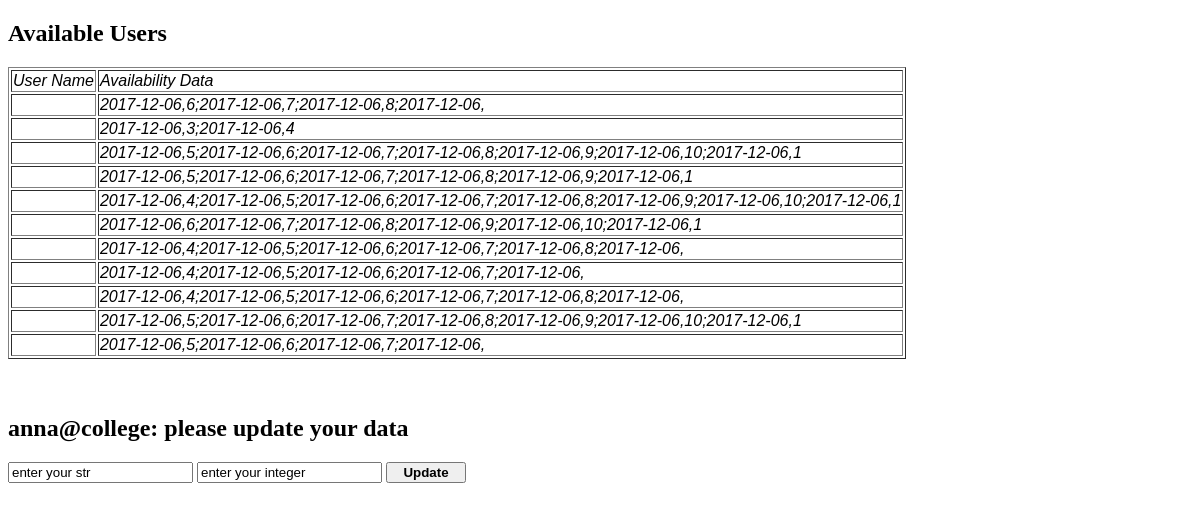
Page /manage_database (signed in) on the earlier database version.
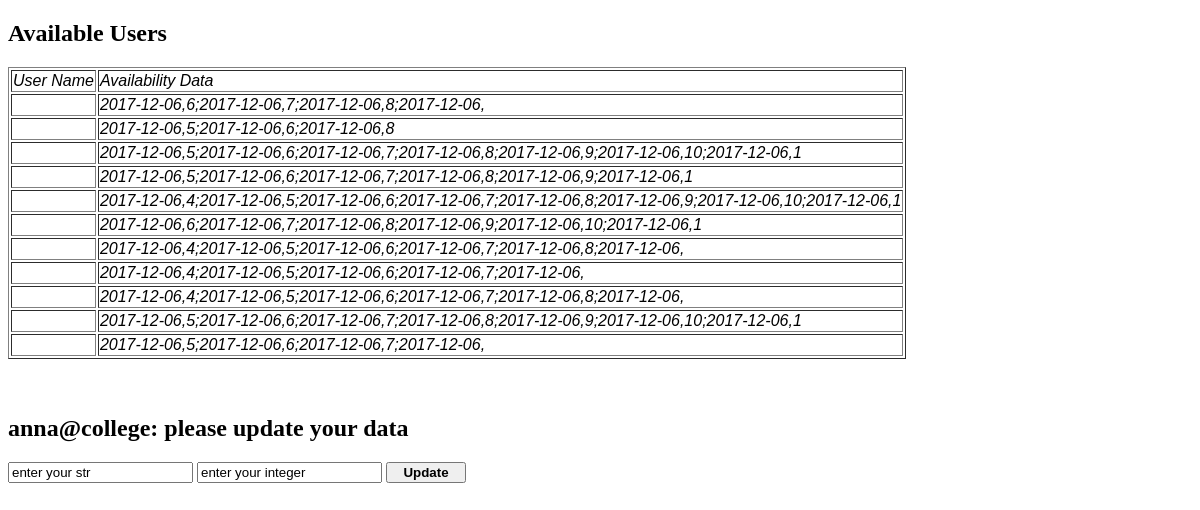
Same page on the later database version.
### user_manager.py (models this page shows)
class _Dancer(_Base):
  __tablename__ = 'dancers'
  id = Column(Integer, primary_key=True)
  username = Column(String)
  firstname = Column(String)
  lastname = Column(String)
  availability = Column(String)
  password = Column(String)
  nonharvard = Column(Boolean)
  choreographer = Column(Boolean)
  dancers = Column(String)

### views.py (the view)
@app.route("/manage_database", methods=['GET', 'POST'])
@login_required
def manage_database():
  user_id = fk.request.cookies.get('user_id')
  if fk.request.method == 'POST':
    if "update" in fk.request.form:
      user_data = {}
      user_data["firstname"] = fk.request.form["firstname"]
      user_data["lastname"]  = fk.request.form["lastname"]
      user_data["email"]  = fk.request.form["email"]
      user_data["nonharvard"]  = fk.request.form["nonharvard"]
      user_data["choreographer"]  = fk.request.form["choreographer"]
      print("user_data: ", user_id, user_data)
      um.user_update(user_id, user_data)
      db_list = um.get_user_data_list()
      return fk.render_template('database_manager.html', data_list=db_list, user_name=user_id)
    else:
      raise("This button has not been handled yet")
  elif fk.request.method == 'GET':
    db_list = um.get_user_data_list()
    return fk.render_template('database_manager.html', data_list=db_list, user_name=user_id)

### user_manager.py (called while the page is built)
def is_valid_user(username):
  s = _session()
  try:
    user = s.query(_Dancer).filter_by(username=username).one()
  except:
    return False
  else:
    return True

def get_user_data_list():
  class Dummy:
    def __init__(self, username, firstname, lastname, nonharvard, choreographer, dancers, availability):
      self.username = username
      self.firstname = firstname
      self.lastname = lastname
      self.nonharvard = nonharvard
      self.choreographer = choreographer
      self.dancers = dancers
      self.availability = availability
  s = _session()
  q = s.query(_Dancer)
  db_list = []
  for u in q:
    db_list.append(Dummy(u.username, u.firstname, u.lastname, u.nonharvard, u.choreographer, u.dancers, u.availability))
  return db_list

### views.py (called while the page is built)
def login_required(f):
  @wraps(f)
  def wrapper(*args, **kwargs):
    name = fk.request.cookies.get('user_id')
    if not um.is_valid_user(name):
      return "You need to login first", 401
    else:
      return f(*args, **kwargs)
  return wrapper

### templates/database_manager.html (shortened to what this page needs)
<!doctype html>
<html>
  <form action="/manage_database", method="post">
    <h2> Available Users </h2>
    <div>
      <table class="db_table" border="1">
        <td><fn> User Name </fn></td>
        <td><fn> Availability Data </fn></td>
        {% for d in data_list %}
          <tr>
            <td><fn>{{d.name}} </fn></td>
            <td><fn>{{d.availability}} </fn></td>
          </tr>
        {% endfor %}
      </table>
    </div>
    <br> <br>
    <h2> {{user_name}}: please update your data </h2>
    <input type="text" name="data_str" value="enter your str" placeholder="new_str">
    <input type="text" name="data_int" value="enter your integer" placeholder="new_int">
    <input class="bn" type="submit" name="update" value="Update">
  </form>
</html>

### templates/database_manager.html (style rules this page uses)
h2 { font-family: "Times New Roman", Times, serif; }
fn { font-family: "Comic Sans MS", cursive, sans-serif; font-style: italic; margin: 0.1em 0; }
.bn { width: 6em; font-weight: bold; -webkit-appearance: button; }

Differences in the rows shown:
changed _Dancer "anna@college": availability "2017-12-06,3;2017-12-06,4" → "2017-12-06,5;2017-12-06,6;2017-12-06,8"
